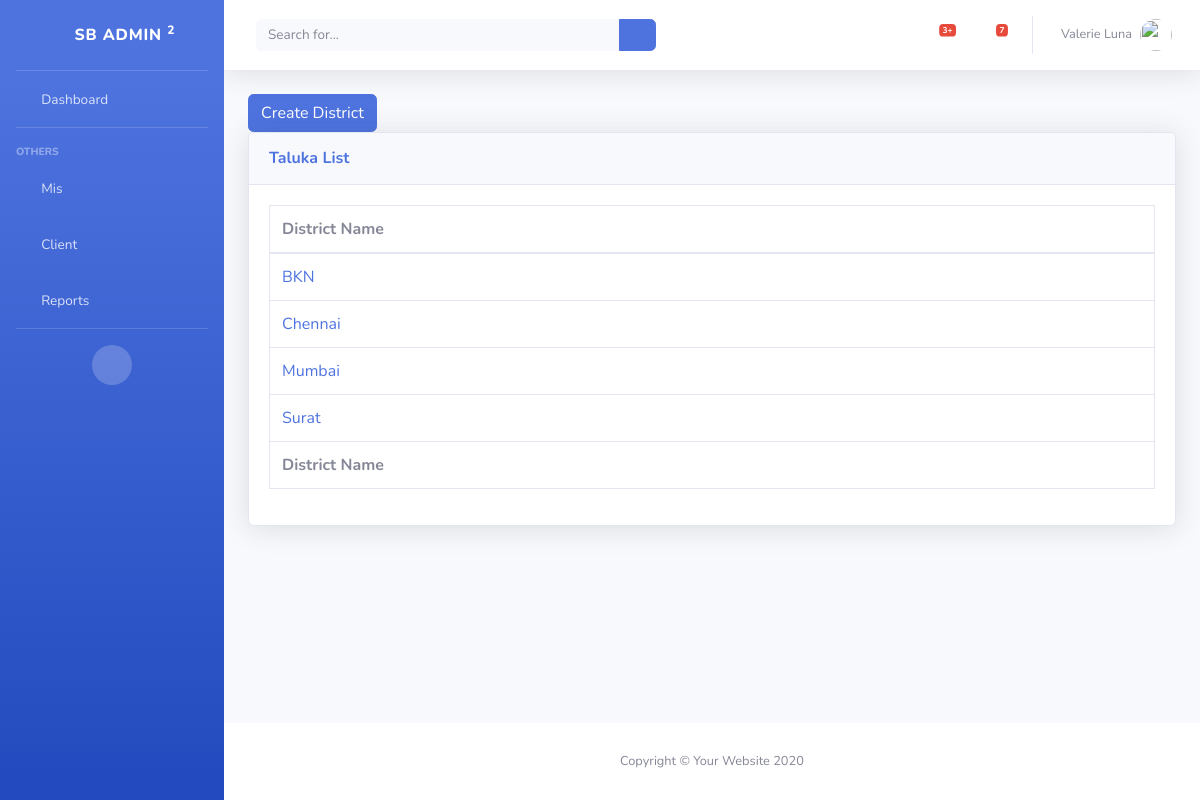
The page /loan/list-district on the database as committed earlier.
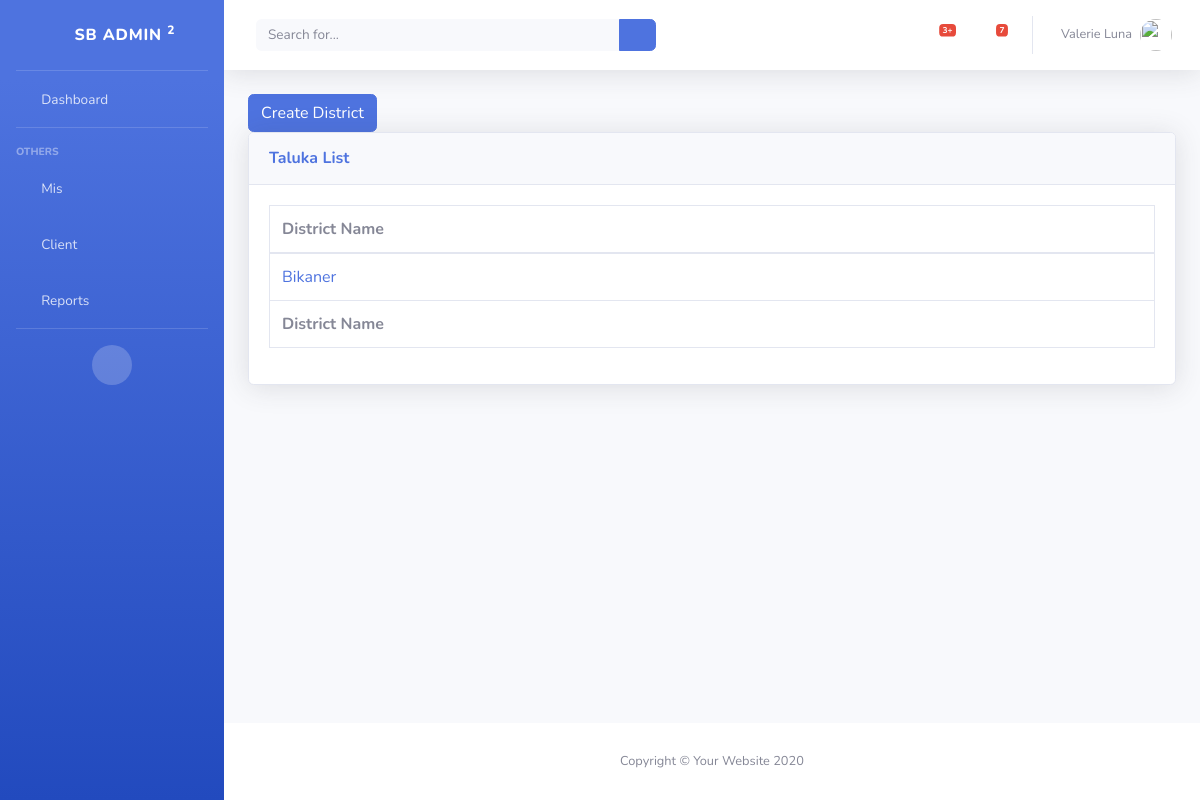
The same page on the database as committed later.
### loan/models.py (models this page shows, shortened)
class District(models.Model):
    name = models.CharField(max_length=255)
    class Meta:
        ordering = ['name']

### loan/views/address.py (the view)
class DistrictListView(ListView):
    model = models.District

### loan/templates/loan/district_list.html
{% extends "base_template.html" %}
{% block content %}
    <a href="{% url 'loan:create-district' %}" class="btn btn-primary">Create District</a>
    <div class="card shadow mb-4">
        <div class="card-header py-3">
            <h6 class="m-0 font-weight-bold text-primary">Taluka List</h6>
        </div>
        <div class="card-body">
            <div class="table-responsive">
                <table class="table table-bordered" id="dataTable" width="100%" cellspacing="0">
                    <thead>
                    <tr>
                        <th>District Name</th>
                    </tr>
                    </thead>
                    <tfoot>
                    <tr>
                        <th>District Name</th>
                    </tr>
                    </tfoot>
                    <tbody>
                    {% for district in district_list %}
                        <tr>
                            <td><a href="{% url 'loan:update-district' pk=district.id %}" >{{ district.name }}</a></td>
                        </tr>
                    {% endfor %}
                    </tbody>
                </table>
            </div>
        </div>
    </div>
{% endblock %}

Rows that differ between the two databases and show on the page:
removed District: name "BKN"
removed District: name "Mumbai"
removed District: name "Surat"
changed District: name "Chennai" → "Bikaner"
